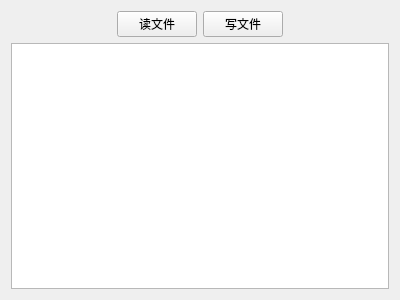
<?xml version="1.0" encoding="UTF-8"?>
<ui version="4.0">
 <class>Widget</class>
 <widget class="QWidget" name="Widget">
  <property name="geometry">
   <rect>
    <x>0</x>
    <y>0</y>
    <width>400</width>
    <height>300</height>
   </rect>
  </property>
  <property name="windowTitle">
   <string>Widget</string>
  </property>
  <layout class="QGridLayout" name="gridLayout">
   <item row="0" column="0">
    <spacer name="horizontalSpacer">
     <property name="orientation">
      <enum>Qt::Horizontal</enum>
     </property>
     <property name="sizeHint" stdset="0">
      <size>
       <width>104</width>
       <height>20</height>
      </size>
     </property>
    </spacer>
   </item>
   <item row="0" column="1">
    <widget class="QPushButton" name="btnread">
     <property name="text">
      <string>读文件</string>
     </property>
    </widget>
   </item>
   <item row="0" column="2">
    <widget class="QPushButton" name="btnwrite">
     <property name="text">
      <string>写文件</string>
     </property>
    </widget>
   </item>
   <item row="0" column="3">
    <spacer name="horizontalSpacer_2">
     <property name="orientation">
      <enum>Qt::Horizontal</enum>
     </property>
     <property name="sizeHint" stdset="0">
      <size>
       <width>104</width>
       <height>20</height>
      </size>
     </property>
    </spacer>
   </item>
   <item row="1" column="0" colspan="4">
    <widget class="QTextEdit" name="textEdit"/>
   </item>
  </layout>
 </widget>
 <layoutdefault spacing="6" margin="11"/>
 <resources/>
 <connections/>
</ui>
